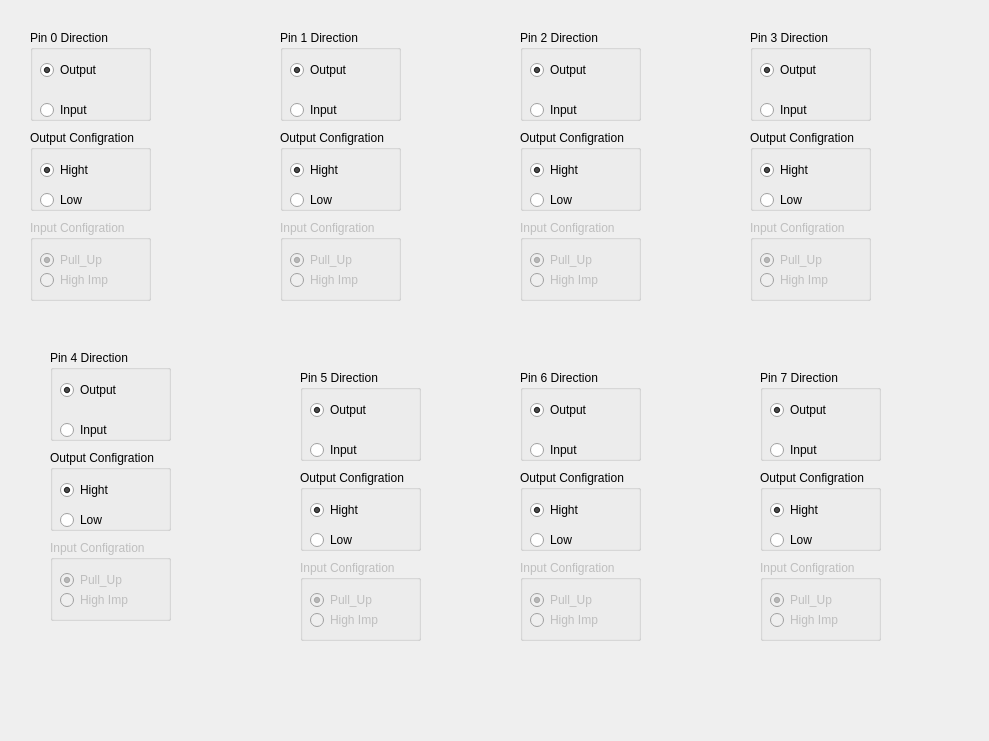
   <widget class="QWidget" name="PORTD">
    <attribute name="title">
     <string>PORTD</string>
    </attribute>
    <widget class="QWidget" name="PORTS" native="true">
     <property name="geometry">
      <rect>
       <x>20</x>
       <y>10</y>
       <width>960</width>
       <height>722</height>
      </rect>
     </property>
     <property name="minimumSize">
      <size>
       <width>960</width>
       <height>722</height>
      </size>
     </property>
     <widget class="QGroupBox" name="Pin_0_Group_D5">
      <property name="geometry">
       <rect>
        <x>280</x>
        <y>360</y>
        <width>121</width>
        <height>91</height>
       </rect>
      </property>
      <property name="title">
       <string>Pin 5 Direction</string>
      </property>
      <widget class="QRadioButton" name="Output_Radio_D5">
       <property name="geometry">
        <rect>
         <x>10</x>
         <y>30</y>
         <width>95</width>
         <height>20</height>
        </rect>
       </property>
       <property name="text">
        <string>Output</string>
       </property>
       <property name="checked">
        <bool>true</bool>
       </property>
      </widget>
      <widget class="QRadioButton" name="Input_Radio_D5">
       <property name="geometry">
        <rect>
         <x>10</x>
         <y>70</y>
         <width>95</width>
         <height>20</height>
        </rect>
       </property>
       <property name="text">
        <string>Input</string>
       </property>
       <property name="checked">
        <bool>false</bool>
       </property>
      </widget>
     </widget>
     <widget class="QGroupBox" name="Output_Group_D4">
      <property name="geometry">
       <rect>
        <x>30</x>
        <y>440</y>
        <width>121</width>
        <height>81</height>
       </rect>
      </property>
      <property name="title">
       <string>Output Configration</string>
      </property>
      <widget class="QRadioButton" name="High_Radio_D4">
       <property name="geometry">
        <rect>
         <x>10</x>
         <y>30</y>
         <width>95</width>
         <height>20</height>
        </rect>
       </property>
       <property name="text">
        <string>Hight</string>
       </property>
       <property name="checked">
        <bool>true</bool>
       </property>
      </widget>
      <widget class="QRadioButton" name="Low_Radio_D4">
       <property name="geometry">
        <rect>
         <x>10</x>
         <y>60</y>
         <width>95</width>
         <height>20</height>
        </rect>
       </property>
       <property name="text">
        <string>Low</string>
       </property>
      </widget>
     </widget>
     <widget class="QGroupBox" name="Input_Group_D1">
      <property name="enabled">
       <bool>false</bool>
      </property>
      <property name="geometry">
       <rect>
        <x>260</x>
        <y>210</y>
        <width>121</width>
        <height>81</height>
       </rect>
      </property>
      <property name="title">
       <string>Input Configration</string>
      </property>
      <widget class="QRadioButton" name="Pull_Up_Radio_D1">
       <property name="enabled">
        <bool>false</bool>
       </property>
       <property name="geometry">
        <rect>
         <x>10</x>
         <y>30</y>
         <width>95</width>
         <height>20</height>
        </rect>
       </property>
       <property name="text">
        <string>Pull_Up</string>
       </property>
       <property name="checked">
        <bool>true</bool>
       </property>
       <property name="autoRepeat">
        <bool>false</bool>
       </property>
      </widget>
      <widget class="QRadioButton" name="High_Imp_Radio_D1">
       <property name="geometry">
        <rect>
         <x>10</x>
         <y>50</y>
         <width>95</width>
         <height>20</height>
        </rect>
       </property>
       <property name="text">
        <string>High Imp</string>
       </property>
      </widget>
     </widget>
     <widget class="QGroupBox" name="Output_Group_D5">
      <property name="geometry">
       <rect>
        <x>280</x>
        <y>460</y>
        <width>121</width>
        <height>81</height>
       </rect>
      </property>
      <property name="title">
       <string>Output Configration</string>
      </property>
      <widget class="QRadioButton" name="High_Radio_D5">
       <property name="geometry">
        <rect>
         <x>10</x>
         <y>30</y>
         <width>95</width>
         <height>20</height>
        </rect>
       </property>
       <property name="text">
        <string>Hight</string>
       </property>
       <property name="checked">
        <bool>true</bool>
       </property>
      </widget>
      <widget class="QRadioButton" name="Low_Radio_D5">
       <property name="geometry">
        <rect>
         <x>10</x>
         <y>60</y>
         <width>95</width>
         <height>20</height>
        </rect>
       </property>
       <property name="text">
        <string>Low</string>
       </property>
      </widget>
     </widget>
     <widget class="QGroupBox" name="Input_Group_D3">
      <property name="enabled">
       <bool>false</bool>
      </property>
      <property name="geometry">
       <rect>
        <x>730</x>
        <y>210</y>
        <width>121</width>
        <height>81</height>
       </rect>
      </property>
      <property name="title">
       <string>Input Configration</string>
      </property>
      <widget class="QRadioButton" name="Pull_Up_Radio_D3">
       <property name="enabled">
        <bool>false</bool>
       </property>
       <property name="geometry">
        <rect>
         <x>10</x>
         <y>30</y>
         <width>95</width>
         <height>20</height>
        </rect>
       </property>
       <property name="text">
        <string>Pull_Up</string>
       </property>
       <property name="checked">
        <bool>true</bool>
       </property>
       <property name="autoRepeat">
        <bool>false</bool>
       </property>
      </widget>
      <widget class="QRadioButton" name="High_Imp_Radio_D3">
       <property name="geometry">
        <rect>
         <x>10</x>
         <y>50</y>
         <width>95</width>
         <height>20</height>
        </rect>
       </property>
       <property name="text">
        <string>High Imp</string>
       </property>
      </widget>
     </widget>
     <widget class="QGroupBox" name="Pin_0_Group_D4">
      <property name="geometry">
       <rect>
        <x>30</x>
        <y>340</y>
        <width>121</width>
        <height>91</height>
       </rect>
      </property>
      <property name="title">
       <string>Pin 4 Direction</string>
      </property>
      <widget class="QRadioButton" name="Output_Radio_D4">
       <property name="geometry">
        <rect>
         <x>10</x>
         <y>30</y>
         <width>95</width>
         <height>20</height>
        </rect>
       </property>
       <property name="text">
        <string>Output</string>
       </property>
       <property name="checked">
        <bool>true</bool>
       </property>
      </widget>
      <widget class="QRadioButton" name="Input_Radio_D4">
       <property name="geometry">
        <rect>
         <x>10</x>
         <y>70</y>
         <width>95</width>
         <height>20</height>
        </rect>
       </property>
       <property name="text">
        <string>Input</string>
       </property>
       <property name="checked">
        <bool>false</bool>
       </property>
      </widget>
     </widget>
     <widget class="QGroupBox" name="Input_Group_D5">
      <property name="enabled">
       <bool>false</bool>
      </property>
      <property name="geometry">
       <rect>
        <x>280</x>
        <y>550</y>
        <width>121</width>
        <height>81</height>
       </rect>
      </property>
      <property name="title">
       <string>Input Configration</string>
      </property>
      <widget class="QRadioButton" name="Pull_Up_Radio_DD5">
       <property name="enabled">
        <bool>false</bool>
       </property>
       <property name="geometry">
        <rect>
         <x>10</x>
         <y>30</y>
         <width>95</width>
         <height>20</height>
        </rect>
       </property>
       <property name="text">
        <string>Pull_Up</string>
       </property>
       <property name="checked">
        <bool>true</bool>
       </property>
       <property name="autoRepeat">
        <bool>false</bool>
       </property>
      </widget>
      <widget class="QRadioButton" name="High_Imp_Radio_D5">
       <property name="geometry">
        <rect>
         <x>10</x>
         <y>50</y>
         <width>95</width>
         <height>20</height>
        </rect>
       </property>
       <property name="text">
        <string>High Imp</string>
       </property>
      </widget>
     </widget>
     <widget class="QGroupBox" name="Pin_0_Group_D7">
      <property name="geometry">
       <rect>
        <x>740</x>
        <y>360</y>
        <width>121</width>
        <height>91</height>
       </rect>
      </property>
      <property name="title">
       <string>Pin 7 Direction</string>
      </property>
      <widget class="QRadioButton" name="Output_Radio_D7">
       <property name="geometry">
        <rect>
         <x>10</x>
         <y>30</y>
         <width>95</width>
         <height>20</height>
        </rect>
       </property>
       <property name="text">
        <string>Output</string>
       </property>
       <property name="checked">
        <bool>true</bool>
       </property>
      </widget>
      <widget class="QRadioButton" name="Input_Radio_D7">
       <property name="geometry">
        <rect>
         <x>10</x>
         <y>70</y>
         <width>95</width>
         <height>20</height>
        </rect>
       </property>
       <property name="text">
        <string>Input</string>
       </property>
       <property name="checked">
        <bool>false</bool>
       </property>
      </widget>
     </widget>
     <widget class="QGroupBox" name="Output_Group_D7">
      <property name="geometry">
       <rect>
        <x>740</x>
        <y>460</y>
        <width>121</width>
        <height>81</height>
       </rect>
      </property>
      <property name="title">
       <string>Output Configration</string>
      </property>
      <widget class="QRadioButton" name="High_Radio_D7">
       <property name="geometry">
        <rect>
         <x>10</x>
         <y>30</y>
         <width>95</width>
         <height>20</height>
        </rect>
       </property>
       <property name="text">
        <string>Hight</string>
       </property>
       <property name="checked">
        <bool>true</bool>
       </property>
      </widget>
      <widget class="QRadioButton" name="Low_Radio_D7">
       <property name="geometry">
        <rect>
         <x>10</x>
         <y>60</y>
         <width>95</width>
         <height>20</height>
        </rect>
       </property>
       <property name="text">
        <string>Low</string>
       </property>
      </widget>
     </widget>
     <widget class="QGroupBox" name="Pin_0_Group_D6">
      <property name="geometry">
       <rect>
        <x>500</x>
        <y>360</y>
        <width>121</width>
        <height>91</height>
       </rect>
      </property>
      <property name="title">
       <string>Pin 6 Direction</string>
      </property>
      <widget class="QRadioButton" name="Output_Radio_D6">
       <property name="geometry">
        <rect>
         <x>10</x>
         <y>30</y>
         <width>95</width>
         <height>20</height>
        </rect>
       </property>
       <property name="text">
        <string>Output</string>
       </property>
       <property name="checked">
        <bool>true</bool>
       </property>
      </widget>
      <widget class="QRadioButton" name="Input_Radio_D6">
       <property name="geometry">
        <rect>
         <x>10</x>
         <y>70</y>
         <width>95</width>
         <height>20</height>
        </rect>
       </property>
       <property name="text">
        <string>Input</string>
       </property>
       <property name="checked">
        <bool>false</bool>
       </property>
      </widget>
     </widget>
     <widget class="QGroupBox" name="Pin_0_Group_D3">
      <property name="geometry">
       <rect>
        <x>730</x>
        <y>20</y>
        <width>121</width>
        <height>91</height>
       </rect>
      </property>
      <property name="title">
       <string>Pin 3 Direction</string>
      </property>
      <widget class="QRadioButton" name="Output_Radio_D3">
       <property name="geometry">
        <rect>
         <x>10</x>
         <y>30</y>
         <width>95</width>
         <height>20</height>
        </rect>
       </property>
       <property name="text">
        <string>Output</string>
       </property>
       <property name="checked">
        <bool>true</bool>
       </property>
      </widget>
      <widget class="QRadioButton" name="Input_Radio_D3">
       <property name="geometry">
        <rect>
         <x>10</x>
         <y>70</y>
         <width>95</width>
         <height>20</height>
        </rect>
       </property>
       <property name="text">
        <string>Input</string>
       </property>
       <property name="checked">
        <bool>false</bool>
       </property>
      </widget>
     </widget>
     <widget class="QGroupBox" name="Input_Group_D2">
      <property name="enabled">
       <bool>false</bool>
      </property>
      <property name="geometry">
       <rect>
        <x>500</x>
        <y>210</y>
        <width>121</width>
        <height>81</height>
       </rect>
      </property>
      <property name="title">
       <string>Input Configration</string>
      </property>
      <widget class="QRadioButton" name="Pull_Up_Radio_D2">
       <property name="enabled">
        <bool>false</bool>
       </property>
       <property name="geometry">
        <rect>
         <x>10</x>
         <y>30</y>
         <width>95</width>
         <height>20</height>
        </rect>
       </property>
       <property name="text">
        <string>Pull_Up</string>
       </property>
       <property name="checked">
        <bool>true</bool>
       </property>
       <property name="autoRepeat">
        <bool>false</bool>
       </property>
      </widget>
      <widget class="QRadioButton" name="High_Imp_Radio_D2">
       <property name="geometry">
        <rect>
         <x>10</x>
         <y>50</y>
         <width>95</width>
         <height>20</height>
        </rect>
       </property>
       <property name="text">
        <string>High Imp</string>
       </property>
      </widget>
     </widget>
     <widget class="QGroupBox" name="Pin_0_Group_D1">
      <property name="geometry">
       <rect>
        <x>260</x>
        <y>20</y>
        <width>121</width>
        <height>91</height>
       </rect>
      </property>
      <property name="title">
       <string>Pin 1 Direction</string>
      </property>
      <widget class="QRadioButton" name="Output_Radio_D1">
       <property name="geometry">
        <rect>
         <x>10</x>
         <y>30</y>
         <width>95</width>
         <height>20</height>
        </rect>
       </property>
       <property name="text">
        <string>Output</string>
       </property>
       <property name="checked">
        <bool>true</bool>
       </property>
      </widget>
      <widget class="QRadioButton" name="Input_Radio_D1">
       <property name="geometry">
        <rect>
         <x>10</x>
         <y>70</y>
         <width>95</width>
         <height>20</height>
        </rect>
       </property>
       <property name="text">
        <string>Input</string>
       </property>
       <property name="checked">
        <bool>false</bool>
       </property>
      </widget>
     </widget>
     <widget class="QGroupBox" name="Pin_0_Group_D2">
      <property name="geometry">
       <rect>
        <x>500</x>
        <y>20</y>
        <width>121</width>
        <height>91</height>
       </rect>
      </property>
      <property name="title">
       <string>Pin 2 Direction</string>
      </property>
      <widget class="QRadioButton" name="Output_Radio_D2">
       <property name="geometry">
        <rect>
         <x>10</x>
         <y>30</y>
         <width>95</width>
         <height>20</height>
        </rect>
       </property>
       <property name="text">
        <string>Output</string>
       </property>
       <property name="checked">
        <bool>true</bool>
       </property>
      </widget>
      <widget class="QRadioButton" name="Input_Radio_D2">
       <property name="geometry">
        <rect>
         <x>10</x>
         <y>70</y>
         <width>95</width>
         <height>20</height>
        </rect>
       </property>
       <property name="text">
        <string>Input</string>
       </property>
       <property name="checked">
        <bool>false</bool>
       </property>
      </widget>
     </widget>
     <widget class="QGroupBox" name="Output_Group_D2">
      <property name="geometry">
       <rect>
        <x>500</x>
        <y>120</y>
        <width>121</width>
        <height>81</height>
       </rect>
      </property>
      <property name="title">
       <string>Output Configration</string>
      </property>
      <widget class="QRadioButton" name="High_Radio_D2">
       <property name="geometry">
        <rect>
         <x>10</x>
         <y>30</y>
         <width>95</width>
         <height>20</height>
        </rect>
       </property>
       <property name="text">
        <string>Hight</string>
       </property>
       <property name="checked">
        <bool>true</bool>
       </property>
      </widget>
      <widget class="QRadioButton" name="Low_Radio_D2">
       <property name="geometry">
        <rect>
         <x>10</x>
         <y>60</y>
         <width>95</width>
         <height>20</height>
        </rect>
       </property>
       <property name="text">
        <string>Low</string>
       </property>
      </widget>
     </widget>
     <widget class="QGroupBox" name="Output_Group_D3">
      <property name="geometry">
       <rect>
        <x>730</x>
        <y>120</y>
        <width>121</width>
        <height>81</height>
       </rect>
      </property>
      <property name="title">
       <string>Output Configration</string>
      </property>
      <widget class="QRadioButton" name="High_Radio_D3">
       <property name="geometry">
        <rect>
         <x>10</x>
         <y>30</y>
         <width>95</width>
         <height>20</height>
        </rect>
       </property>
       <property name="text">
        <string>Hight</string>
       </property>
       <property name="checked">
        <bool>true</bool>
       </property>
      </widget>
      <widget class="QRadioButton" name="Low_Radio_D3">
       <property name="geometry">
        <rect>
         <x>10</x>
         <y>60</y>
         <width>95</width>
         <height>20</height>
        </rect>
       </property>
       <property name="text">
        <string>Low</string>
       </property>
      </widget>
     </widget>
     <widget class="QGroupBox" name="Input_Group_D7">
      <property name="enabled">
       <bool>false</bool>
      </property>
      <property name="geometry">
       <rect>
        <x>740</x>
        <y>550</y>
        <width>121</width>
        <height>81</height>
       </rect>
      </property>
      <property name="title">
       <string>Input Configration</string>
      </property>
      <widget class="QRadioButton" name="Pull_Up_Radio_D7">
       <property name="enabled">
        <bool>false</bool>
       </property>
       <property name="geometry">
        <rect>
         <x>10</x>
         <y>30</y>
         <width>95</width>
         <height>20</height>
        </rect>
       </property>
       <property name="text">
        <string>Pull_Up</string>
       </property>
       <property name="checked">
        <bool>true</bool>
       </property>
       <property name="autoRepeat">
        <bool>false</bool>
       </property>
      </widget>
      <widget class="QRadioButton" name="High_Imp_Radio_D7">
       <property name="geometry">
        <rect>
         <x>10</x>
         <y>50</y>
         <width>95</width>
         <height>20</height>
        </rect>
       </property>
       <property name="text">
        <string>High Imp</string>
       </property>
      </widget>
     </widget>
     <widget class="QGroupBox" name="Input_Group_D6">
      <property name="enabled">
       <bool>false</bool>
      </property>
      <property name="geometry">
       <rect>
        <x>500</x>
        <y>550</y>
        <width>121</width>
        <height>81</height>
       </rect>
      </property>
      <property name="title">
       <string>Input Configration</string>
      </property>
      <widget class="QRadioButton" name="Pull_Up_Radio_D6">
       <property name="enabled">
        <bool>false</bool>
       </property>
       <property name="geometry">
        <rect>
         <x>10</x>
         <y>30</y>
         <width>95</width>
         <height>20</height>
        </rect>
       </property>
       <property name="text">
        <string>Pull_Up</string>
       </property>
       <property name="checked">
        <bool>true</bool>
       </property>
       <property name="autoRepeat">
        <bool>false</bool>
       </property>
      </widget>
      <widget class="QRadioButton" name="High_Imp_Radio_D6">
       <property name="geometry">
        <rect>
         <x>10</x>
         <y>50</y>
         <width>95</width>
         <height>20</height>
        </rect>
       </property>
       <property name="text">
        <string>High Imp</string>
       </property>
      </widget>
     </widget>
     <widget class="QGroupBox" name="Output_Group_D0">
      <property name="geometry">
       <rect>
        <x>10</x>
        <y>120</y>
        <width>121</width>
        <height>81</height>
       </rect>
      </property>
      <property name="title">
       <string>Output Configration</string>
      </property>
      <widget class="QRadioButton" name="High_Radio_D0">
       <property name="geometry">
        <rect>
         <x>10</x>
         <y>30</y>
         <width>95</width>
         <height>20</height>
        </rect>
       </property>
       <property name="text">
        <string>Hight</string>
       </property>
       <property name="checked">
        <bool>true</bool>
       </property>
      </widget>
      <widget class="QRadioButton" name="Low_Radio_D0">
       <property name="geometry">
        <rect>
         <x>10</x>
         <y>60</y>
         <width>95</width>
         <height>20</height>
        </rect>
       </property>
       <property name="text">
        <string>Low</string>
       </property>
      </widget>
     </widget>
     <widget class="QGroupBox" name="Input_Group_D4">
      <property name="enabled">
       <bool>false</bool>
      </property>
      <property name="geometry">
       <rect>
        <x>30</x>
        <y>530</y>
        <width>121</width>
        <height>81</height>
       </rect>
      </property>
      <property name="title">
       <string>Input Configration</string>
      </property>
      <widget class="QRadioButton" name="Pull_Up_Radio_D4">
       <property name="enabled">
        <bool>false</bool>
       </property>
       <property name="geometry">
        <rect>
         <x>10</x>
         <y>30</y>
         <width>95</width>
         <height>20</height>
        </rect>
       </property>
       <property name="text">
        <string>Pull_Up</string>
       </property>
       <property name="checked">
        <bool>true</bool>
       </property>
       <property name="autoRepeat">
        <bool>false</bool>
       </property>
      </widget>
      <widget class="QRadioButton" name="High_Imp_Radio_D4">
       <property name="geometry">
        <rect>
         <x>10</x>
         <y>50</y>
         <width>95</width>
         <height>20</height>
        </rect>
       </property>
       <property name="text">
        <string>High Imp</string>
       </property>
      </widget>
     </widget>
     <widget class="QGroupBox" name="Output_Group_D1">
      <property name="geometry">
       <rect>
        <x>260</x>
        <y>120</y>
        <width>121</width>
        <height>81</height>
       </rect>
      </property>
      <property name="title">
       <string>Output Configration</string>
      </property>
      <widget class="QRadioButton" name="High_Radio_D1">
       <property name="geometry">
        <rect>
         <x>10</x>
         <y>30</y>
         <width>95</width>
         <height>20</height>
        </rect>
       </property>
       <property name="text">
        <string>Hight</string>
       </property>
       <property name="checked">
        <bool>true</bool>
       </property>
      </widget>
      <widget class="QRadioButton" name="Low_Radio_D1">
       <property name="geometry">
        <rect>
         <x>10</x>
         <y>60</y>
         <width>95</width>
         <height>20</height>
        </rect>
       </property>
       <property name="text">
        <string>Low</string>
       </property>
      </widget>
     </widget>
     <widget class="QGroupBox" name="Input_Group_D0">
      <property name="enabled">
       <bool>false</bool>
      </property>
      <property name="geometry">
       <rect>
        <x>10</x>
        <y>210</y>
        <width>121</width>
        <height>81</height>
       </rect>
      </property>
      <property name="title">
       <string>Input Configration</string>
      </property>
      <widget class="QRadioButton" name="Pull_Up_Radio_D0">
       <property name="enabled">
        <bool>false</bool>
       </property>
       <property name="geometry">
        <rect>
         <x>10</x>
         <y>30</y>
         <width>95</width>
         <height>20</height>
        </rect>
       </property>
       <property name="text">
        <string>Pull_Up</string>
       </property>
       <property name="checked">
        <bool>true</bool>
       </property>
       <property name="autoRepeat">
        <bool>false</bool>
       </property>
      </widget>
      <widget class="QRadioButton" name="High_Imp_Radio_D0">
       <property name="geometry">
        <rect>
         <x>10</x>
         <y>50</y>
         <width>95</width>
         <height>20</height>
        </rect>
       </property>
       <property name="text">
        <string>High Imp</string>
       </property>
      </widget>
     </widget>
     <widget class="QGroupBox" name="Output_Group_D6">
      <property name="geometry">
       <rect>
        <x>500</x>
        <y>460</y>
        <width>121</width>
        <height>81</height>
       </rect>
      </property>
      <property name="title">
       <string>Output Configration</string>
      </property>
      <widget class="QRadioButton" name="High_Radio_D6">
       <property name="geometry">
        <rect>
         <x>10</x>
         <y>30</y>
         <width>95</width>
         <height>20</height>
        </rect>
       </property>
       <property name="text">
        <string>Hight</string>
       </property>
       <property name="checked">
        <bool>true</bool>
       </property>
      </widget>
      <widget class="QRadioButton" name="Low_Radio_D6">
       <property name="geometry">
        <rect>
         <x>10</x>
         <y>60</y>
         <width>95</width>
         <height>20</height>
        </rect>
       </property>
       <property name="text">
        <string>Low</string>
       </property>
      </widget>
     </widget>
     <widget class="QGroupBox" name="Pin_0_Group_D0">
      <property name="geometry">
       <rect>
        <x>10</x>
        <y>20</y>
        <width>121</width>
        <height>91</height>
       </rect>
      </property>
      <property name="title">
       <string>Pin 0 Direction</string>
      </property>
      <widget class="QRadioButton" name="Output_Radio_D0">
       <property name="geometry">
        <rect>
         <x>10</x>
         <y>30</y>
         <width>95</width>
         <height>20</height>
        </rect>
       </property>
       <property name="text">
        <string>Output</string>
       </property>
       <property name="checked">
        <bool>true</bool>
       </property>
      </widget>
      <widget class="QRadioButton" name="Input_Radio_D0">
       <property name="geometry">
        <rect>
         <x>10</x>
         <y>70</y>
         <width>95</width>
         <height>20</height>
        </rect>
       </property>
       <property name="text">
        <string>Input</string>
       </property>
       <property name="checked">
        <bool>false</bool>
       </property>
      </widget>
     </widget>
    </widget>
   </widget>
